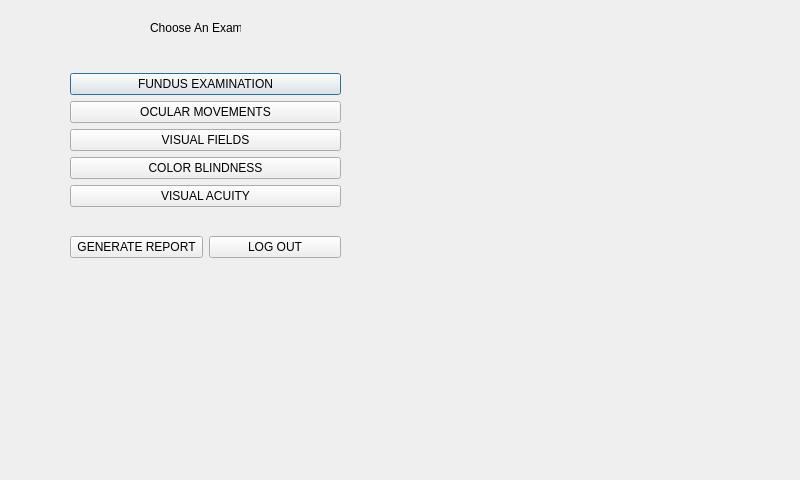
<?xml version="1.0" encoding="UTF-8"?>
<ui version="4.0">
 <class>exammenu</class>
 <widget class="QDialog" name="exammenu">
  <property name="geometry">
   <rect>
    <x>0</x>
    <y>0</y>
    <width>800</width>
    <height>480</height>
   </rect>
  </property>
  <property name="windowTitle">
   <string>Dialog</string>
  </property>
  <widget class="QLabel" name="label">
   <property name="geometry">
    <rect>
     <x>150</x>
     <y>20</y>
     <width>91</width>
     <height>16</height>
    </rect>
   </property>
   <property name="text">
    <string>Choose An Exam</string>
   </property>
  </widget>
  <widget class="QWidget" name="layoutWidget">
   <property name="geometry">
    <rect>
     <x>70</x>
     <y>50</y>
     <width>271</width>
     <height>231</height>
    </rect>
   </property>
   <layout class="QVBoxLayout" name="verticalLayout_2">
    <item>
     <layout class="QVBoxLayout" name="verticalLayout">
      <item>
       <widget class="QPushButton" name="fundusexamButton">
        <property name="text">
         <string>FUNDUS EXAMINATION</string>
        </property>
       </widget>
      </item>
      <item>
       <widget class="QPushButton" name="ocularexamButton">
        <property name="text">
         <string>OCULAR MOVEMENTS</string>
        </property>
       </widget>
      </item>
      <item>
       <widget class="QPushButton" name="fieldsexamButton">
        <property name="text">
         <string>VISUAL FIELDS</string>
        </property>
       </widget>
      </item>
      <item>
       <widget class="QPushButton" name="colorexamButton">
        <property name="text">
         <string>COLOR BLINDNESS</string>
        </property>
       </widget>
      </item>
      <item>
       <widget class="QPushButton" name="acuityexamButton">
        <property name="text">
         <string>VISUAL ACUITY</string>
        </property>
       </widget>
      </item>
     </layout>
    </item>
    <item>
     <layout class="QHBoxLayout" name="horizontalLayout">
      <item>
       <widget class="QPushButton" name="genreportButton">
        <property name="text">
         <string>GENERATE REPORT</string>
        </property>
       </widget>
      </item>
      <item>
       <widget class="QPushButton" name="menulogoutButton">
        <property name="text">
         <string>LOG OUT</string>
        </property>
       </widget>
      </item>
     </layout>
    </item>
   </layout>
  </widget>
 </widget>
 <resources/>
 <connections/>
</ui>
